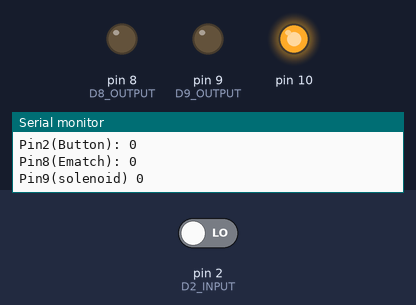
A sketch run on a simulated Arduino Uno, built with avr-gcc and run on an emulated ATmega328P. Parts: output pins drawn as LEDs (lit = HIGH), the last lines printed to the serial monitor. The test bench sets the inputs (shaded band); at power-on: pin 2 (D2_INPUT) LOW.

Above: at 1.3 s.
1.4 s: pin 2 (D2_INPUT) driven HIGH
At 2.3 s:
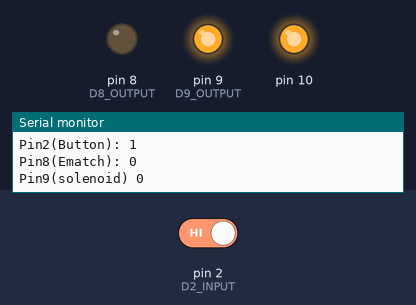
At 3.8 s:
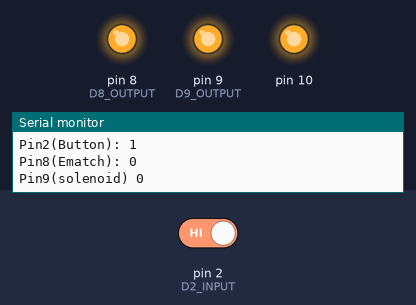
4.4 s: pin 2 (D2_INPUT) driven LOW
At 7.3 s:
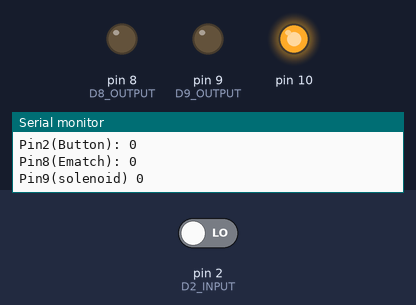
Timing chart, 0 to 8.8 s (numbered marks = the images above; inputs shaded):
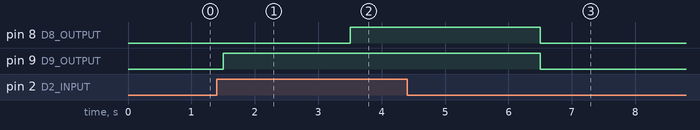

Measured:
- after the input at 1.4 s, pin 8 (D8_OUTPUT): LOW → HIGH after 2.1 s; pin 9 (D9_OUTPUT): LOW → HIGH after 0.10 s
- after the input at 4.4 s, pin 8 (D8_OUTPUT), pin 9 (D9_OUTPUT): HIGH → LOW after 2.1 s

The sketch:

pinout_circuit_test.ino
```cpp
#include <SPI.h>

// After four tests of sending HIGH and LOW input signals to D2, the Arduino seems to freeze
// There could be a short circuit or some sort of memory leak/overflow causing the Arduino to freeze

// Load cell library (Commented out for testing)
// #include <HX711_ADC.h>

int period = 500;
int counter = 0;

void setup() {
  Serial.begin(9600); // Serial communication 9600 bits per second

  // Start SPI library
  SPI.begin();

  pinMode(2, INPUT);  // D2 INPUT, digital signal from button
  pinMode(8, OUTPUT); // D8 OUTPUT, use as signal to E-match
  pinMode(9, OUTPUT); // D9 OUTPUT, use as signal to solenoid
  // pinMode(chipSelectPin, OUTPUT); // D10 OUTPUT, should be set to 0 to select SD card for communication
}

void loop() {
      int buttonState = digitalRead(2);

      if (buttonState == 1) {
        // active = true; // To prevent redundant signals if someone spams button
        digitalWrite(9, 1); // D9 Digital signal to open solenoid
        delay(2000);
        digitalWrite(8, 1); // D8 Digital signal to light E-match
        // int startTime = millis(); // Begin tracking time (milliseconds since program started)
      } else {
        digitalWrite(9, 0); // D9 Digital signal to open solenoid
        digitalWrite(8, 0); // D8 Digital signal to light E-match
      }


      int startTime = millis(); // Begin tracking time (milliseconds since program started)
      while (millis() < startTime + period) {
          //wait time
      }
      Serial.println("\nSample " + (String)counter);
      Serial.println("Pin2(Button): " + (String)digitalRead(2));
      Serial.println("Pin8(Ematch): " + (String)digitalRead(8));
      Serial.println("Pin9(solenoid) " + (String)digitalRead(9));
      counter += 1;
}
```
